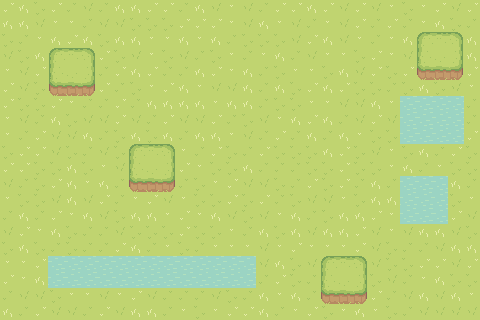

This is a level from a 2D game, rendered from its Tiled map with the project's own tilesets. A one-line summary and the complete map file follow:
An orthogonal 30x20 tile map with 16x16 px tiles, 3 tile layers (ground, hills, water), 4 tilesets and 1 object.

<map version="1.10" tiledversion="1.10.2" orientation="orthogonal" renderorder="right-down" width="30" height="20" tilewidth="16" tileheight="16" infinite="0" nextlayerid="5" nextobjectid="3">
 <editorsettings>
  <export target="002.tmj" format="json" />
 </editorsettings>
 <tileset firstgid="1" name="Hills" tilewidth="16" tileheight="16" tilecount="77" columns="11">
  <image source="Hills.png" width="176" height="112" />
 </tileset>
 <tileset firstgid="78" name="Grass" tilewidth="16" tileheight="16" tilecount="77" columns="11">
  <image source="Grass.png" width="176" height="112" />
 </tileset>
 <tileset firstgid="155" name="Tilled_Dirt" tilewidth="16" tileheight="16" tilecount="77" columns="11">
  <image source="Tilled_Dirt.png" width="176" height="112" />
 </tileset>
 <tileset firstgid="232" name="Water" tilewidth="16" tileheight="16" tilecount="4" columns="4">
  <image source="Water.png" width="64" height="16" />
 </tileset>
 <layer id="1" name="ground" width="30" height="20">
  <data encoding="csv">
145,144,135,145,134,133,134,144,144,145,145,134,144,133,146,133,134,145,145,144,145,133,145,133,146,135,146,145,133,145,
144,144,133,146,146,134,133,133,135,135,135,145,145,145,146,133,144,146,133,134,146,133,145,134,145,134,146,144,135,134,
135,134,146,144,145,144,135,144,144,146,146,144,146,144,134,135,135,135,133,145,144,133,146,134,146,144,146,146,145,144,
133,135,144,146,145,146,145,135,133,146,135,133,134,135,146,134,146,144,134,133,146,146,135,145,146,133,145,134,134,144,
146,133,145,146,133,145,134,145,144,145,134,134,144,145,146,144,134,135,146,146,135,144,133,145,135,145,134,134,146,145,
145,133,135,146,133,134,145,134,135,146,145,144,146,133,133,144,134,144,135,145,144,145,135,135,134,135,144,135,133,146,
145,135,135,145,146,134,134,145,134,144,144,144,144,146,144,144,134,135,135,146,146,133,133,144,146,146,135,146,146,134,
146,133,134,144,135,133,133,145,133,134,145,133,133,145,134,135,133,146,144,145,144,134,133,145,133,144,145,144,135,134,
146,134,145,133,133,144,134,135,144,135,144,134,144,144,146,133,134,145,134,144,134,144,146,135,135,145,144,133,146,145,
135,145,145,133,135,134,133,135,133,144,146,146,134,145,135,134,145,135,135,135,144,145,135,133,146,135,144,134,145,135,
145,145,135,135,144,135,146,133,135,134,146,145,146,135,135,144,134,134,134,135,135,145,135,135,146,144,134,146,135,135,
133,134,135,145,144,146,144,134,145,133,133,134,135,146,145,133,133,135,134,145,135,145,134,144,134,133,146,144,144,134,
146,135,135,133,144,133,145,134,146,145,133,146,135,135,145,135,145,134,135,133,133,146,135,144,144,135,146,145,135,146,
134,144,134,145,146,144,133,135,144,144,146,145,146,144,133,135,133,146,144,134,135,144,144,145,146,134,134,146,145,133,
133,145,146,144,135,134,134,133,135,135,135,145,135,135,146,134,144,135,144,133,144,144,145,133,146,133,144,144,133,135,
135,144,135,134,135,134,134,145,144,134,146,135,134,146,146,146,133,146,145,146,146,146,145,133,135,134,134,133,144,144,
146,146,145,146,134,135,133,144,135,133,133,134,146,133,145,146,133,144,135,133,146,145,134,133,135,135,145,145,133,145,
145,146,144,134,146,134,145,144,145,135,144,145,133,133,146,133,134,145,135,134,135,133,133,135,133,134,146,144,135,135,
134,133,133,135,146,146,133,146,145,133,134,134,134,133,135,134,144,146,144,134,146,146,146,145,134,133,144,133,144,146,
144,134,145,133,133,134,145,133,144,144,134,146,135,146,145,145,144,134,146,145,135,146,144,146,135,134,133,133,133,133
</data>
 </layer>
 <layer id="2" name="hills" width="30" height="20">
  <data encoding="csv">
0,0,0,0,0,0,0,0,0,0,0,0,0,0,0,0,0,0,0,0,0,0,0,0,0,0,0,0,0,0,
0,0,0,0,0,0,0,0,0,0,0,0,0,0,0,0,0,0,0,0,0,0,0,0,0,0,0,0,0,0,
0,0,0,0,0,0,0,0,0,0,0,0,0,0,0,0,0,0,0,0,0,0,0,0,0,0,1,2,3,0,
0,0,0,1,2,3,0,0,0,0,0,0,0,0,0,0,0,0,0,0,0,0,0,0,0,0,12,13,14,0,
0,0,0,12,13,14,0,0,0,0,0,0,0,0,0,0,0,0,0,0,0,0,0,0,0,0,23,24,25,0,
0,0,0,23,24,25,0,0,0,0,0,0,0,0,0,0,0,0,0,0,0,0,0,0,0,0,0,0,0,0,
0,0,0,0,0,0,0,0,0,0,0,0,0,0,0,0,0,0,0,0,0,0,0,0,0,0,0,0,0,0,
0,0,0,0,0,0,0,0,0,0,0,0,0,0,0,0,0,0,0,0,0,0,0,0,0,0,0,0,0,0,
0,0,0,0,0,0,0,0,0,0,0,0,0,0,0,0,0,0,0,0,0,0,0,0,0,0,0,0,0,0,
0,0,0,0,0,0,0,0,1,2,3,0,0,0,0,0,0,0,0,0,0,0,0,0,0,0,0,0,0,0,
0,0,0,0,0,0,0,0,12,13,14,0,0,0,0,0,0,0,0,0,0,0,0,0,0,0,0,0,0,0,
0,0,0,0,0,0,0,0,23,24,25,0,0,0,0,0,0,0,0,0,0,0,0,0,0,0,0,0,0,0,
0,0,0,0,0,0,0,0,0,0,0,0,0,0,0,0,0,0,0,0,0,0,0,0,0,0,0,0,0,0,
0,0,0,0,0,0,0,0,0,0,0,0,0,0,0,0,0,0,0,0,0,0,0,0,0,0,0,0,0,0,
0,0,0,0,0,0,0,0,0,0,0,0,0,0,0,0,0,0,0,0,0,0,0,0,0,0,0,0,0,0,
0,0,0,0,0,0,0,0,0,0,0,0,0,0,0,0,0,0,0,0,0,0,0,0,0,0,0,0,0,0,
0,0,0,0,0,0,0,0,0,0,0,0,0,0,0,0,0,0,0,0,1,2,3,0,0,0,0,0,0,0,
0,0,0,0,0,0,0,0,0,0,0,0,0,0,0,0,0,0,0,0,12,13,14,0,0,0,0,0,0,0,
0,0,0,0,0,0,0,0,0,0,0,0,0,0,0,0,0,0,0,0,23,24,25,0,0,0,0,0,0,0,
0,0,0,0,0,0,0,0,0,0,0,0,0,0,0,0,0,0,0,0,0,0,0,0,0,0,0,0,0,0
</data>
 </layer>
 <layer id="3" name="water" width="30" height="20">
  <data encoding="csv">
0,0,0,0,0,0,0,0,0,0,0,0,0,0,0,0,0,0,0,0,0,0,0,0,0,0,0,0,0,0,
0,0,0,0,0,0,0,0,0,0,0,0,0,0,0,0,0,0,0,0,0,0,0,0,0,0,0,0,0,0,
0,0,0,0,0,0,0,0,0,0,0,0,0,0,0,0,0,0,0,0,0,0,0,0,0,0,0,0,0,0,
0,0,0,0,0,0,0,0,0,0,0,0,0,0,0,0,0,0,0,0,0,0,0,0,0,0,0,0,0,0,
0,0,0,0,0,0,0,0,0,0,0,0,0,0,0,0,0,0,0,0,0,0,0,0,0,0,0,0,0,0,
0,0,0,0,0,0,0,0,0,0,0,0,0,0,0,0,0,0,0,0,0,0,0,0,0,0,0,0,0,0,
0,0,0,0,0,0,0,0,0,0,0,0,0,0,0,0,0,0,0,0,0,0,0,0,0,232,233,234,235,0,
0,0,0,0,0,0,0,0,0,0,0,0,0,0,0,0,0,0,0,0,0,0,0,0,0,232,233,234,235,0,
0,0,0,0,0,0,0,0,0,0,0,0,0,0,0,0,0,0,0,0,0,0,0,0,0,232,233,234,235,0,
0,0,0,0,0,0,0,0,0,0,0,0,0,0,0,0,0,0,0,0,0,0,0,0,0,0,0,0,0,0,
0,0,0,0,0,0,0,0,0,0,0,0,0,0,0,0,0,0,0,0,0,0,0,0,0,0,0,0,0,0,
0,0,0,0,0,0,0,0,0,0,0,0,0,0,0,0,0,0,0,0,0,0,0,0,0,232,232,234,0,0,
0,0,0,0,0,0,0,0,0,0,0,0,0,0,0,0,0,0,0,0,0,0,0,0,0,235,235,235,0,0,
0,0,0,0,0,0,0,0,0,0,0,0,0,0,0,0,0,0,0,0,0,0,0,0,0,232,232,234,0,0,
0,0,0,0,0,0,0,0,0,0,0,0,0,0,0,0,0,0,0,0,0,0,0,0,0,0,0,0,0,0,
0,0,0,0,0,0,0,0,0,0,0,0,0,0,0,0,0,0,0,0,0,0,0,0,0,0,0,0,0,0,
0,0,0,233,234,235,232,233,232,235,232,234,234,235,235,233,0,0,0,0,0,0,0,0,0,0,0,0,0,0,
0,0,0,235,233,235,233,233,233,232,232,233,233,235,233,232,0,0,0,0,0,0,0,0,0,0,0,0,0,0,
0,0,0,0,0,0,0,0,0,0,0,0,0,0,0,0,0,0,0,0,0,0,0,0,0,0,0,0,0,0,
0,0,0,0,0,0,0,0,0,0,0,0,0,0,0,0,0,0,0,0,0,0,0,0,0,0,0,0,0,0
</data>
 </layer>
 <objectgroup id="4" name="player">
  <object id="1" x="262.667" y="147.333">
   <point />
  </object>
 </objectgroup>
</map>
